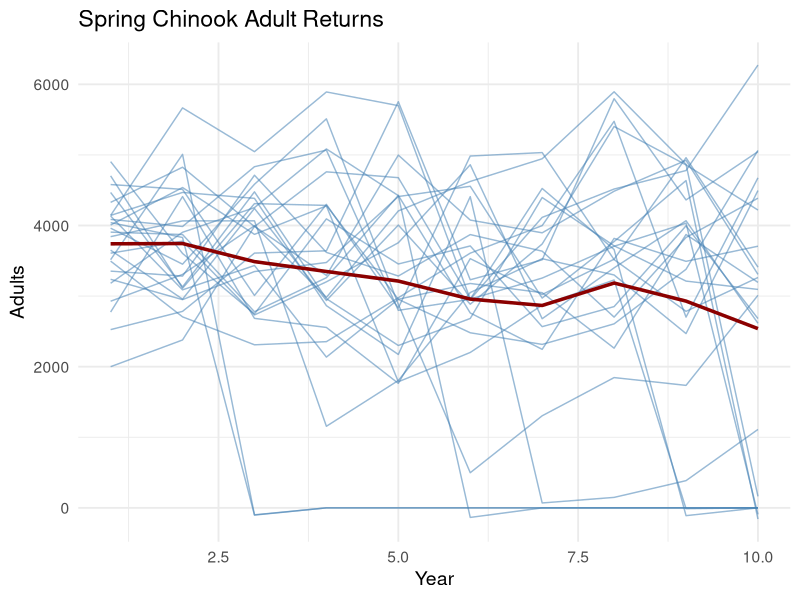

The R script that drew this image:
# =========================
# Spring Chinook LCM based on NOAA's ASRP
# https://bitbucket.org/noaalcm/asrp/src/master/lcm/params/params.spring.chinook.R
# =========================

library(dplyr)
library(tidyverse)
library(ggplot2)

# ------------------------------
# 1. Initial Conditions
# ------------------------------
pop_init <- 3000
n_years  <- 10
n_mc     <- 25
set.seed(123)

# ------------------------------
# 2. Life-History Parameters
# ------------------------------

eggs_per_female <- 5400
prop_female     <- 0.5
egg_capacity    <- 8e6

redd_survival   <- 0.99
emergence       <- 0.40
fry_to_parr_fw  <- 0.30

prop_parr <- 0.5
prop_fry  <- 0.5

# Return Propensity
b2 <- 0.005
b3 <- 0.097
b4 <- 0.60
b5 <- 0.80

Hr    <- 0.056
S_up  <- 0.76
S_pre <- 0.70

# ------------------------------
# 2b. Survival Ranges
# ------------------------------

# Bay survival ranges
bay.parr.min <- 0.04
bay.parr.max <- 0.09
bay.fry.min  <- 0.0005
bay.fry.max  <- 0.002

# Ocean survival ranges by age
so.range <- list(
  c(0.55,0.70),
  c(0.65,0.80),
  c(0.70,0.90),
  c(0.80,0.95),
  c(0.85,0.97)
)

# ------------------------------
# 3. Environmental Stochasticity
# ------------------------------

#---------- Floods ------------#
#currently not being used, NOAA's function for egg
#survival as a function of flood recurrence is plugged
#into the model. 

#flood_probs <- data.frame(
#  period = c("Mid","Late"),
#  typical = c(0.71,0.63),
#  major   = c(0.27,0.34),
#  catastrophic = c(0.016,0.027)
#)

#flood_mults <- c(
#  typical = 0.90,
#  major   = 0.70,
#  catastrophic = 0.40
#)

#get_climate_period <- function(year){
#  if(year <= 35) "Mid" else "Late"
#}

#draw_flood <- function(year){
#  period <- get_climate_period(year)
#  probs  <- flood_probs[flood_probs$period==period,2:4]
#  type   <- sample(names(probs),1,prob=as.numeric(probs))
#  flood_mults[type]
#}

#---------- Temperature ------------#

#temp_probs <- data.frame(
#  period=c("Mid","Late"),
#  normal=c(0.6,0.4),
#  warm=c(0.3,0.4),
#  hot=c(0.1,0.2)
#)

#temp_mults <- c(normal=1.0,warm=0.85,hot=0.70)

#draw_temperature <- function(year){
#  period <- get_climate_period(year)
#  probs  <- temp_probs[temp_probs$period==period,2:4]
#  type   <- sample(names(probs),1,prob=as.numeric(probs))
#  temp_mults[type]
#}

###NOAA temp function
temp_func <- function(t){
  ifelse(t < 18,
         1,
         ifelse(t < 24,
                -(1/6) * t + 4,
                0))
}

#Avg basin-wide temps for mid- and late-century
#based on NOAA's thermalscape_temps data 
#   (just took mean temp from all habitat sections)
mid_temp <- 16.99
late_temp <- 18.74

interp_temp <- function(yr, mid_temp, late_temp, max_year=100){
  k <- 0.08   # steepness
  x0 <- max_year/2
  frac <- 1 / (1 + exp(-k * (yr - x0)))
  mid_temp + (late_temp - mid_temp) * frac
}
# ------------------------------
# 4. Various Functions
# ------------------------------

#Density Dependence
BH.func <- function(S,p,c){
  c[c==0] <- 1
  recruits <- (S*p)/(1+(p/c)*S)
  recruits[recruits<1] <- 0
  recruits
}

# Inverse logit function
# helper function called by another function
inv.logit <- function(x){
  exp(x)/(exp(x)+1)
}

# Change rescale egg survival to 0:1 scale
# helper function called by another function
range.rescale <- function(x,min=0.005554976,max=0.1322917){
  (x-min)/diff(range(c(min,max)))
}
# rescales x the range of predictions,
# where x is the inv.logit from a fitted 
# logit(surv) to recurrence interval relationship:
# logit(surv) ~ -1.88084588 - 0.05511075 * peak.winter.flow
# from Skagit River Age0+ Chinook salmon
# egg-outmigrating juveniles data, rescaled to
# 0 to 1 scale, with the minimum surv of 0.005554976 
# at high winter flows, and
# a maximum surv of 0.1322917 at low winter flows

# Egg survival as a function of flow recurrence
egg.flow.dec <- function(){
  temp.flow <- sample(seq(0.05,100,1),1,
                      prob=1/seq(0.05,100,1))
  range.rescale(inv.logit(-1.88084588-0.05511075*temp.flow))
}

# Bay survival function ----
bay.surv.func <- function(min,max){
  runif(1,min,max)
}


# Marine survival function ----
So.func <- function(min,max){
  runif(1,min,max)
}

# ------------------------------
# 5. Monte Carlo Simulation
# ------------------------------

results_mc <- matrix(NA,nrow=n_mc,ncol=n_years)

for(mc in 1:n_mc){
  
  adults <- pop_init
  
  for(yr in 1:n_years){
    
    females <- adults * prop_female
    
    # ---- Define flow/temp impacts ----
    #flood_mult <- draw_flood(yr)
    #temp_mult  <- draw_temperature(yr)
    trend_temp <- interp_temp(yr, mid_temp, late_temp)
    temp_value <- rnorm(1, trend_temp, 0.5)
    temp_mult  <- temp_func(temp_value)
    flow_mult  <- egg.flow.dec()
    
    # ---- Spawners → Eggs ----
    eggs_raw <- BH.func(females,eggs_per_female,egg_capacity)
    
    eggs_post <- eggs_raw * 
      redd_survival *
      #flood_mult * 
      flow_mult
    
    # ---- Eggs → Fry ----
    fry <- eggs_post * emergence
    
    fry_mig  <- fry * prop_fry
    parr_raw <- fry * prop_parr
    
    parr <- parr_raw * fry_to_parr_fw * temp_mult
    
    # ---- Bay Survival ----
    bay_fry_surv  <- bay.surv.func(bay.fry.min,bay.fry.max)
    bay_parr_surv <- bay.surv.func(bay.parr.min,bay.parr.max)
    
    fry_bay  <- fry_mig * bay_fry_surv
    parr_bay <- parr    * bay_parr_surv
    
    # ---- Ocean Survival Draws ----
    so1 <- So.func(so.range[[1]][1],so.range[[1]][2])
    so2 <- So.func(so.range[[2]][1],so.range[[2]][2])
    so3 <- So.func(so.range[[3]][1],so.range[[3]][2])
    so4 <- So.func(so.range[[4]][1],so.range[[4]][2])
    so5 <- So.func(so.range[[5]][1],so.range[[5]][2])
    
    # ---- Age Structure ----
    age1 <- fry_bay + parr_bay
    age2 <- age1 * so1 * (1-b2)
    age3 <- age2 * so2 * (1-b3)
    age4 <- age3 * so3 * (1-b4)
    age5 <- age4 * so4 * (1-b5)
    age6 <- age5 * so5
    
    returns <- (age1*b2 + age2*b3 +
                  age3*b4 + age4*b5 +
                  age6)
    
    adults_eff <- returns *
      (1-Hr) * S_pre * S_up *
      temp_mult
    
    results_mc[mc,yr] <- adults_eff
    adults <- adults_eff
  }
}

# ------------------------------
# 6. Summaries
# ------------------------------

summary_df <- data.frame(
  Year=1:n_years,
  Mean=apply(results_mc,2,mean),
  SD=apply(results_mc,2,sd),
  P5=apply(results_mc,2,quantile,0.05),
  P95=apply(results_mc,2,quantile,0.95)
)
summary_df
# ------------------------------
# 7. Plot
# ------------------------------

long_mc <- as.data.frame(as.table(results_mc))
colnames(long_mc) <- c("Sim","Year","Adults")
long_mc$Year <- as.numeric(long_mc$Year)

ggplot()+
  geom_line(data=long_mc,
            aes(Year,Adults,group=Sim),
            alpha=0.55,color="steelblue")+
  geom_line(data=summary_df,
            aes(Year,Mean),
            color="darkred",linewidth=1.2)+
  theme_minimal(base_size=14)+
  labs(title="Spring Chinook Adult Returns",
       x="Year",y="Adults")
